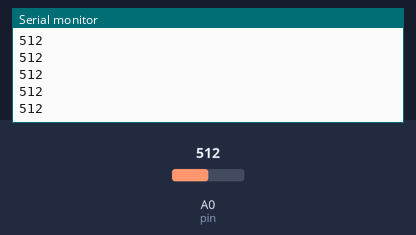
A sketch run on a simulated Arduino Uno, built with avr-gcc and run on an emulated ATmega328P. On the bench: the last lines printed to the serial monitor. The test bench sets the inputs (shaded band); at power-on: A0 (pin) = 512.

Above: at 1.2 s.
1.3 s: A0 (pin) set to 716
At 1.68 s:
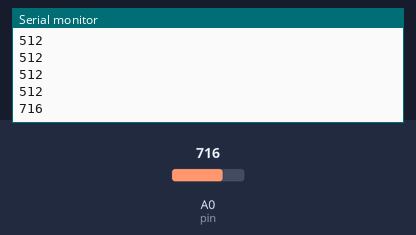
2.8 s: A0 (pin) set to 900
At 2.93 s:
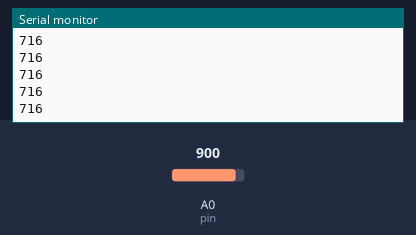
Timing chart, 0 to 5.8 s (numbered marks = the images above; inputs shaded):
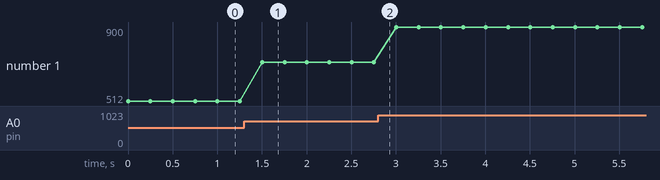

The sketch:

rapor3-soru6.ino
```cpp
int pin=A0;

void setup() {
  Serial.begin(9600);
}

void loop() {
  int ldrDeger= analogRead(pin);
  Serial.println(ldrDeger);
  delay(250);
}
```

Measured:
- after the input at 1.3 s, the serial monitor: prints a new line after 0.20 s (image 1)
- plotted number 1: 512 → 716 after the input at 1.3 s, 716 → 900 after the input at 2.8 s
